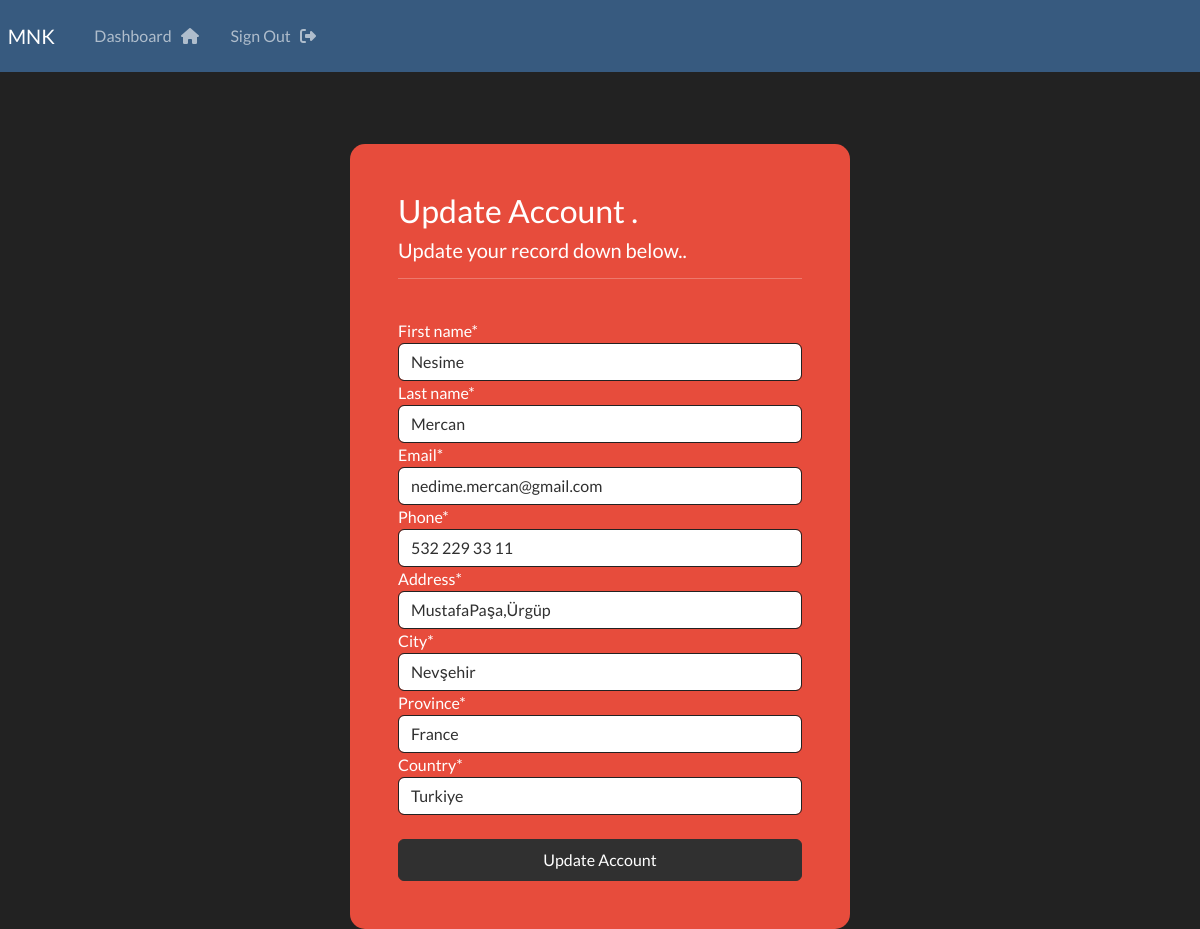
The page /update-record/3 (signed in) on the database its author committed.
### webApp/models.py (models this page shows, shortened)
class Kayit(models.Model):
    creation_date = models.DateTimeField(auto_now_add=True)
    first_name = models.CharField(max_length=100)
    last_name = models.CharField(max_length=100)
    email = models.CharField(max_length=255)
    phone = models.CharField(max_length=20)
    address = models.CharField(max_length=300)
    city = models.CharField(max_length=255)
    province = models.CharField(max_length=200)
    country = models.CharField(max_length=200)

### webApp/views.py (the view)
# urls.py: path('update-record/<int:pk>',views.update_record, name='update-record'),
@login_required(login_url="my-login")
def update_record(request, pk):
    record = Kayit.objects.get(id=pk) #primary key = id yapıldı
    form = UpdateRecordForm(instance=record)
    if request.method == "POST":
        form = UpdateRecordForm(request.POST,instance=record)
        if form.is_valid():
            form.save()
            messages.success(request,'Your record w as updated!')
            return redirect("dashboard")
    context = {"form": form}
    return render(request,'webapp/update-record.html',context=context)

### webApp/forms.py
class UpdateRecordForm(forms.ModelForm):
    class Meta:
        model = Kayit
        fields = [
            "first_name",
            "last_name",
            "email",
            "phone",
            "address",
            "city",
            "province",
            "country",
        ]

### webApp/templates/webapp/update-record.html (shortened to what this page needs)
{% extends "webapp/base.html" %}
{% load crispy_forms_tags %}
{% block content %}
    <body>
        <div class='container bg-danger shadow-md p-5 mt-5 form-layout'>
            <h3> Update Account .  </h3>
            <h5> Update your record down below.. </h5>
            <hr>
            <br>
            <form method="post" autocomplete="off">
                   {{ form|crispy }}
                <br>
                <button type="submit" class="btn btn-dark w-100 btn-block p-2 ">Update Account</button>
            </form>
        </div>
    </body>
{% endblock content %}

### static/css/style.css (style rules this page uses)
.form-layout { border-radius: 15px; width: 500px; }

### rows shown on the page
Kayit: first_name "Nesime", last_name "Mercan", email "nedime.mercan@gmail.com", phone "532 229 33 11", address "MustafaPaşa,Ürgüp", city "Nevşehir", province "France", country "Turkiye"
